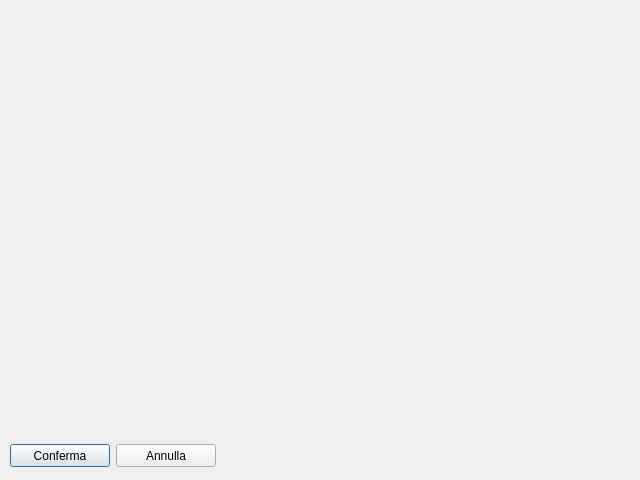
<?xml version="1.0" encoding="UTF-8"?>
<ui version="4.0">
 <class>ChooseAvatarDialog</class>
 <widget class="QDialog" name="ChooseAvatarDialog">
  <property name="geometry">
   <rect>
    <x>0</x>
    <y>0</y>
    <width>640</width>
    <height>480</height>
   </rect>
  </property>
  <property name="windowTitle">
   <string>Choose Your Avatar</string>
  </property>
  <widget class="QWidget" name="gridLayoutWidget">
   <property name="geometry">
    <rect>
     <x>10</x>
     <y>10</y>
     <width>621</width>
     <height>411</height>
    </rect>
   </property>
   <layout class="QGridLayout" name="gridLayout"/>
  </widget>
  <widget class="QWidget" name="horizontalLayoutWidget">
   <property name="geometry">
    <rect>
     <x>10</x>
     <y>440</y>
     <width>621</width>
     <height>31</height>
    </rect>
   </property>
   <layout class="QHBoxLayout" name="horizontalLayout">
    <item>
     <widget class="QPushButton" name="applyBtn">
      <property name="minimumSize">
       <size>
        <width>100</width>
        <height>23</height>
       </size>
      </property>
      <property name="maximumSize">
       <size>
        <width>100</width>
        <height>23</height>
       </size>
      </property>
      <property name="sizeIncrement">
       <size>
        <width>100</width>
        <height>23</height>
       </size>
      </property>
      <property name="text">
       <string>Conferma</string>
      </property>
      <property name="autoDefault">
       <bool>false</bool>
      </property>
      <property name="default">
       <bool>true</bool>
      </property>
      <property name="class" stdset="0">
       <string>PrimaryBtn</string>
      </property>
     </widget>
    </item>
    <item>
     <widget class="QPushButton" name="cancelBtn">
      <property name="minimumSize">
       <size>
        <width>100</width>
        <height>23</height>
       </size>
      </property>
      <property name="maximumSize">
       <size>
        <width>100</width>
        <height>23</height>
       </size>
      </property>
      <property name="sizeIncrement">
       <size>
        <width>100</width>
        <height>23</height>
       </size>
      </property>
      <property name="text">
       <string>Annulla</string>
      </property>
      <property name="class" stdset="0">
       <string>SecondaryBtn</string>
      </property>
     </widget>
    </item>
    <item>
     <spacer name="horizontalSpacer">
      <property name="orientation">
       <enum>Qt::Horizontal</enum>
      </property>
      <property name="sizeHint" stdset="0">
       <size>
        <width>40</width>
        <height>20</height>
       </size>
      </property>
     </spacer>
    </item>
   </layout>
  </widget>
 </widget>
 <resources/>
 <connections/>
</ui>
